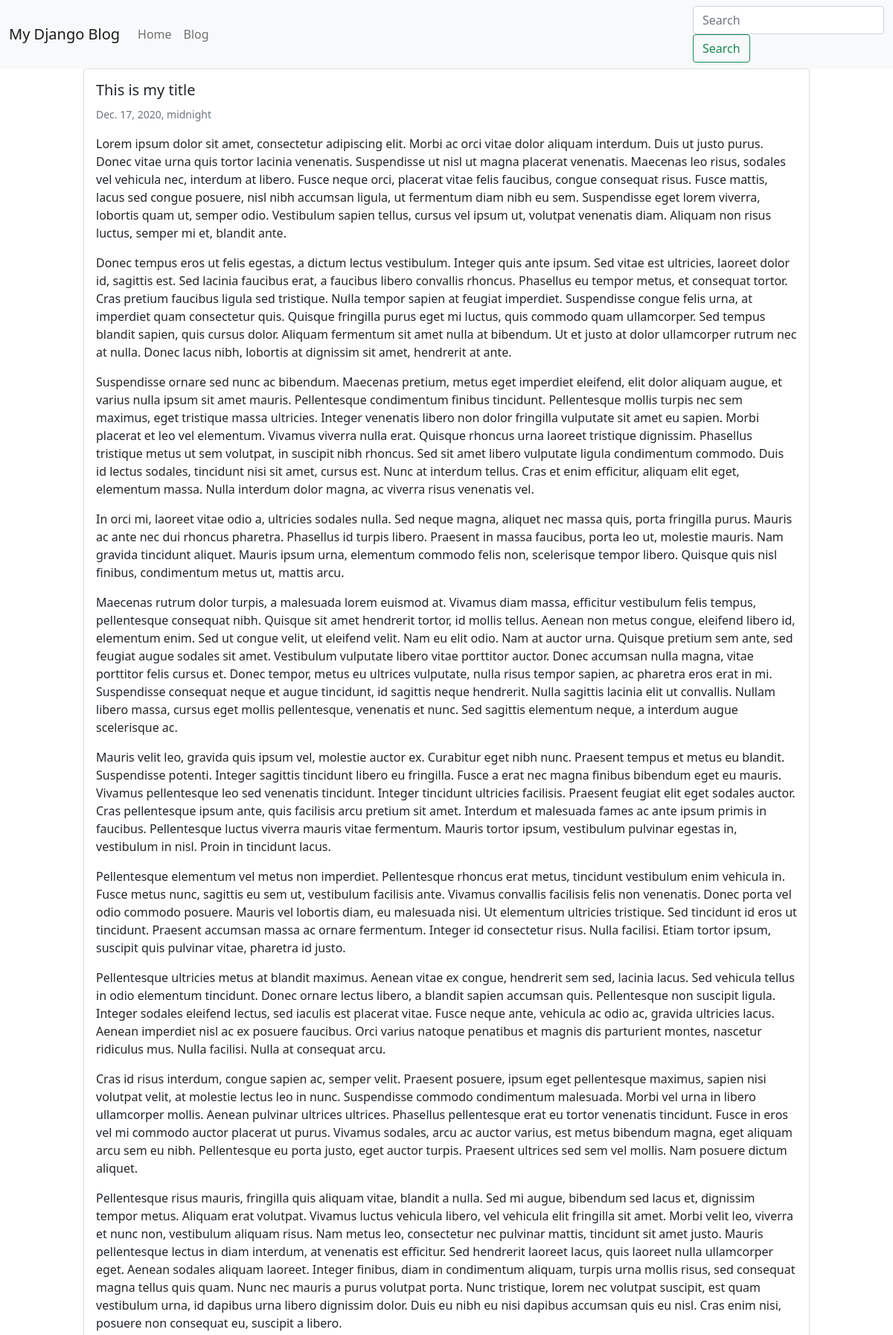
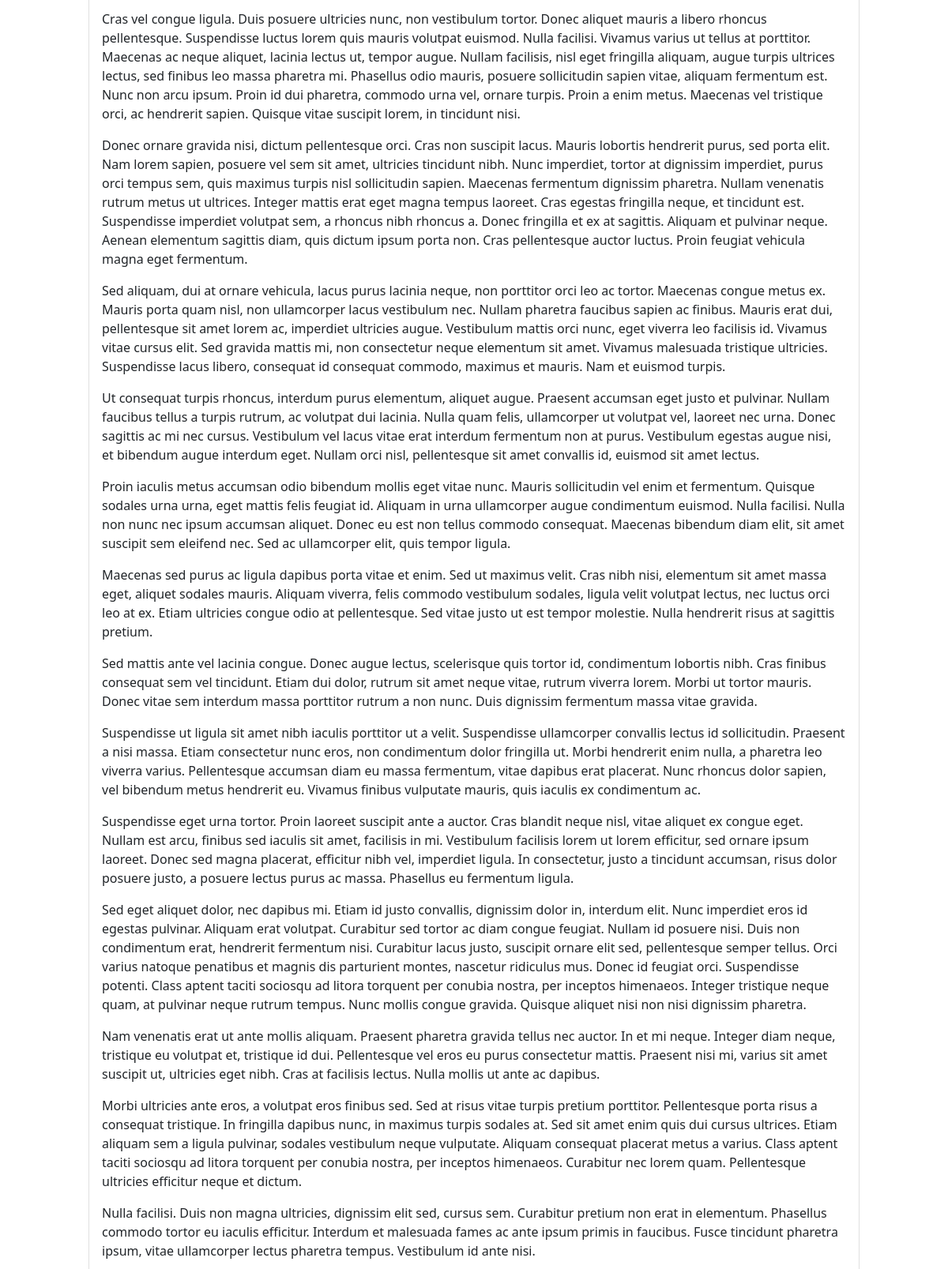
Screenshot of /blog/aaa/ (upper part) with the database file from the repository (2 pictures, top to bottom).
### blog/models.py (models this page shows, shortened)
class BlogPost(models.Model):  # blogpost_set -> queryset
    user = models.ForeignKey(User, default=1, null=True, on_delete=models.SET_NULL)
    image = models.ImageField(upload_to='image/', blank=True, null=True)
    title = models.CharField(max_length=120)
    slug = models.SlugField(unique=True)  # hello world -> hello-world
    content = models.TextField(null=True, blank=True)
    publish_date = models.DateTimeField(auto_now=False, auto_now_add=False, null=True, blank=True)
    timestamp = models.DateTimeField(auto_now_add=True)
    updated = models.DateTimeField(auto_now=True)
    objects = BlogPostManager()
    class Meta:
        ordering = ['-publish_date', '-updated', '-timestamp']

### blog/views.py (the view)
# urls.py: path('<str:slug>/', blog_post_detail_view),
def blog_post_detail_view(request, slug):
    obj = get_object_or_404(BlogPost, slug=slug)
    template_name = 'blog/detail.html'
    context = {"object": obj}
    return render(request, template_name, context)

### blog/models.py (called while the page is built)
    def get_queryset(self):
        return BlogPostQuerySet(self.model, using=self._db)

### blog/templates/blog/detail.html (shortened to what this page needs)
{% extends "base.html" %}
{% block content %}
<div class="row">
{% include 'blog/list-inline.html' with blog_post=object truncate=False detail=True %}
</div>
{% endblock %}

### templates/base.html (shortened to what this page needs)
<!doctype html>
<html lang="en">
  <head>
    <link href="https://cdn.jsdelivr.net/npm/bootstrap@5.0.0-beta1/dist/css/bootstrap.min.css" rel="stylesheet">
  </head>
  <body>
    {% include 'navbar.html' %}
    <div class="container-fluid">
        {% block content %}
            {% endblock %}
    </div>
  </body>
</html>

### templates/navbar.html (shortened to what this page needs)
<nav class="navbar navbar-expand-lg navbar-light bg-light">
  <div class="container-fluid">
    <a class="navbar-brand" href="/">My Django Blog</a>
    <div class="collapse navbar-collapse" id="navbarSupportedContent">
      <ul class="navbar-nav me-auto mb-2 mb-lg-0">
        <li class="nav-item">
          <a class="nav-link" aria-current="page" href="/">Home</a>
        </li>
        <li class="nav-item">
          <a class="nav-link" href="/blog">Blog</a>
        </li>
      </ul>
      <form class="form-inline my-2 my-lg-0" action="/search/">
        <input class="form-control mr-sm-2" type="search" name="q" placeholder="Search" aria-label="Search">
        <button class="btn btn-outline-success" type="submit">Search</button>
      </form>
    </div>
  </div>
</nav>

### blog/templates/blog/list-inline.html (shortened to what this page needs)
<div class="col-12 col-md-10 mb-3 mx-auto">
    <div class="card  " >
        <div class="card-body">
            <h5 class="card-title">{{ blog_post.title }}</h5>
            <p class="card-text">
                <small class="text-muted">{{ blog_post.publish_date }} </small>
                {% if truncate %}
                    {{ blog_post.content | linebreaks | truncatewords:30 }}
                {% else %}
                    {{ blog_post.content | linebreaks }}
                {% endif %}
            </p>
        </div>
    </div>
</div>

### rows the page displays
BlogPost: title "This is my title", publish_date "Dec. 17, 2020, midnight", content "Lorem ipsum dolor sit amet, consectetur adipiscing elit. Morbi ac orci vitae dolor aliquam interdum. Duis ut justo purus. Donec vitae urna quis tortor lacinia venenatis. Suspendisse ut nisl ut magna placerat venenatis. Maecenas leo risus, sodales vel vehicula nec, interdum at libero. Fusce neque orci, placerat vitae felis faucibus, congue consequat risus. Fusce mattis, lacus sed congue posuere, nisl nibh accumsan ligula, ut fermentum diam nibh eu sem. Suspendisse eget lorem viverra, lobortis quam ut, semper odio. Vestibulum sapien tellus, cursus vel ipsum ut, volutpat venenatis diam. Aliquam non risus luctus, semper mi et, blandit ante. Donec tempus eros ut felis egestas, a dictum lectus…"
